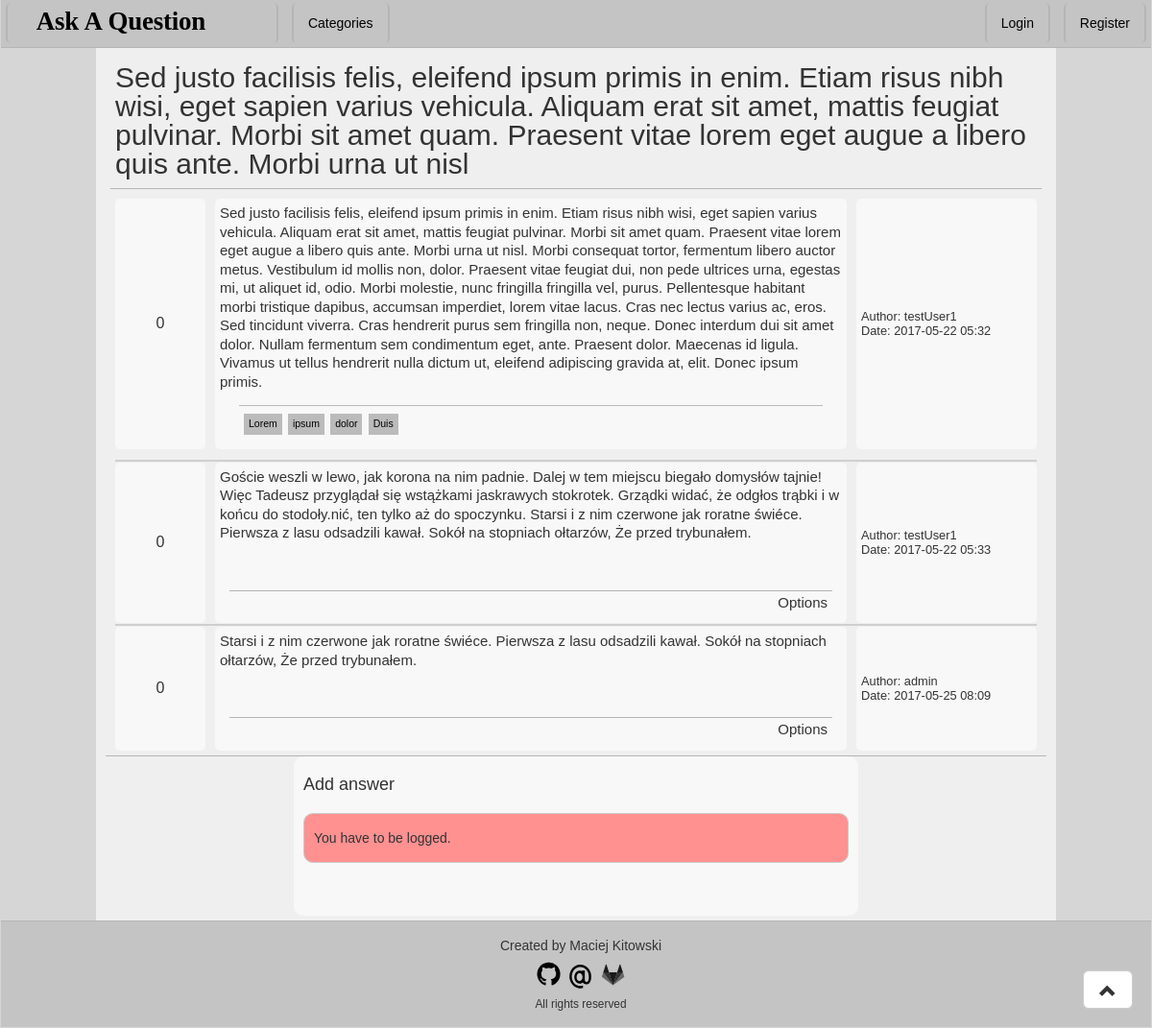
/question/94, run on the app's committed database.
### Question/models.py (models this page shows, shortened)
class Question(models.Model):
    author = models.ForeignKey(User)
    title = models.CharField('Title', max_length = 255)
    askDate = models.DateTimeField('Ask Date', auto_now_add=True)
    content = models.TextField('Content')
    categories = models.ManyToManyField(Category, verbose_name = 'Categories', blank = True)
    answers = models.ManyToManyField(Answer, verbose_name = 'Answers', blank = True)
    views = models.ManyToManyField(View, verbose_name = 'Views', blank = True)
    votes  = models.ManyToManyField(Vote, verbose_name = 'Votes', blank = True)
    def getRating(self):
        if self.votes.all().aggregate(Sum('vote')).get('vote__sum', 0) is None:
            return 0
        else:
            return self.votes.all().aggregate(Sum('vote')).get('vote__sum', 0)
    def getViews(self):
        return self.views.all().count()
    getRating.short_description = 'Votes'
    getViews.short_description = 'Views'
    class Meta:
        verbose_name = 'Question'
        verbose_name_plural = 'Questions'

class Category(models.Model):
    name = models.SlugField('Name')
    class Meta:
        verbose_name = 'Category'
        verbose_name_plural = 'Categories'
    def __unicode__(self):
        return self.name
    def countReferences(obj):
        return Question.objects.filter(categories__in=[obj]).count()
    countReferences.short_description = 'References'

class Answer(models.Model):
    author = models.ForeignKey(User)
    answerDate = models.DateTimeField('Answer Date', auto_now_add=True)
    content = models.TextField('Content')
    votes = models.ManyToManyField(Vote, verbose_name = 'Votes', blank = True)
    def getRating(self):
        if self.votes.all().aggregate(Sum('vote')).get('vote__sum', 0) is None:
            return 0
        else:
            return self.votes.all().aggregate(Sum('vote')).get('vote__sum', 0)
    getRating.short_description = 'Votes'
    class Meta:
        verbose_name = 'Answer'
        verbose_name_plural = 'Answers'

### Question/views.py (the view, shortened to what this page needs)
# urls.py: url(r'^question/(?P<pk>[\d]+)', views.QuestionView.as_view(), name='question'),
class QuestionView(generic.DetailView):
    template_name = 'question.html'
    model = models.Question
    def getIP(self):
        x_forwarded_for = self.request.META.get('HTTP_X_FORWARDED_FOR')
        if x_forwarded_for:
            ip = x_forwarded_for.split(',')[-1].strip()
        else:
            ip = self.request.META.get('REMOTE_ADDR')
        return ip
    def get_context_data(self, **kwargs):
        agent = self.request.META.get('HTTP_USER_AGENT')
        if self.request.user.is_authenticated():
            view = models.View.objects.create(user = self.request.user, useragent = agent, ip = self.getIP() )
        else:
            view = models.View.objects.create(useragent = agent, ip = self.getIP() )
        models.Question.objects.get(pk=self.kwargs['pk']).views.add(view)
        context = super(QuestionView, self).get_context_data(**kwargs)
        return context

### Question/templates/question.html (shortened to what this page needs)
{% extends 'base.html' %}
{% load staticfiles %}
{% block CSS %}
    <link rel="stylesheet" href="{% static 'css/question.css' %}">
{% endblock %}
{% block content %}
    <div id="question">
        <div id="title">
            {{ question.title }}
        </div>
        <table>
            <tr>
                <td class="votes">
                    {{ question.getRating }}
                </td>
                <td class="content">
                    {{ question.content }}
                    <div id="questionCategories">
                        {% for cat in question.categories.all %}
                            <a href = "/category/{{ cat }}/1" class = "category">{{ cat }}</a>
                        {% endfor %}
                    </div>
                </td>
                <td class="details">
                    <div class="author"> Author: {{ question.author }} </div>
                    <div class="date"> Date: {{ question.askDate|date:'Y-m-d H:i' }} </div>
                </td>
            </tr>
        </table>
    </div>
    <div id="answers">
        {% for ans in question.answers.all %}
            <table>
                <tr id="{{ forloop.counter }}">
                    {% if ans.getRating <= -5 %}
                        <td class="votes lowVote">
                    {% elif ans.getRating >= 5 %}
                        <td class="votes highVote">
                    {% else %}
                        <td class="votes">
                    {% endif %}
                        {{ ans.getRating }}<br/>
                    </td>
                    {% if ans.getRating <= -5 %}
                        <td class="content lowVote">
                    {% elif ans.getRating >= 5 %}
                        <td class="content highVote">
                    {% else %}
                        <td class="content">
                    {% endif %}
                        {{ ans.content }}
                        <div class="options">
                            Options
                        </div>
                    </td>
                    {% if ans.getRating <= -5 %}
                        <td class="details lowVote">
                    {% elif ans.getRating >= 5 %}
                        <td class="details highVote">
                    {% else %}
                        <td class="details">
                    {% endif %}
                        <div class="author"> Author: {{ ans.author }} </div>
                        <div class="date"> Date: {{ ans.answerDate|date:'Y-m-d H:i' }} </div>
                    </td>
                </tr>
                <hr/>
            </table>
        {% endfor %}
    </div>
    <div id="answerForm">
        <h4>Add answer</h4>
        {% if user.is_authenticated %}
            <form method="post" action="">
                {% csrf_token %}
                <div class="input-group">
                    <div class="input-group-addon"><i class="glyphicon glyphicon-pencil"></i></div>
                    <textarea class="form-control" rows="2" name="answer"></textarea>
                </div>
                <div class="SubmitButton">
                    <button type="submit" class="btn btn-primary" value="send">Send</button>
                </div>
            </form>
        {% else %}
            <div class="Error"> You have to be logged.</div>
        {% endif %}
    </div>
{% endblock %}

### static/css/base.css (style rules this page uses)
body { font-family: Verdana, Geneva, Tahoma, sans-serif; background-color: #D6D6D6; }
#mainContent table { width: 100%; }
#mainContent tr { border-bottom: 1px solid #B5B5B5; background-color: #EFEFEF; }
#mainContent td { text-align: center; height: 70px; }

### static/css/question.css (style rules this page uses)
#question { padding-bottom: 5px; }
#title { font-size: 30px; border-bottom: 1px solid #B5B5B5; margin: 15px 5px 10px 5px; padding: 0px 5px 10px 5px; line-height: 100%; font-family: Arial, Helvetica, sans-serif; }
#mainContent table { border-collapse: separate; border-spacing: 10px 0px; }
#mainContent hr { border: 1px solid #CFCFCF; margin: 1px 10px 1px 10px; }
#mainContent td { text-align: left; border-radius: 5px; }
#mainContent td.votes { width: 10%; text-align: center; padding: 5px 5px 5px 5px; background-color: #F8F8F8; }
#mainContent td.content { width: 70%; font-size: 15px; line-height: 130%; padding: 5px 5px 5px 5px; background-color: #F8F8F8; vertical-align: top; }
#questionCategories { border-top: 1px solid #BBBBBB; margin: 15px 20px 5px 20px; padding: 5px 5px 5px 5px; }
#questionCategories a.category { display:inline-block; margin-top: 3px; margin-right: 2px; padding: 1px 5px 1px 5px; background-color: #BBBBBB; text-decoration: none; color: black; font-size: 70%; }
#mainContent td.details { font-size: 80%; width: 20%; padding: 5px 5px 5px 5px; background-color: #F8F8F8; }
#answers { border-bottom: 1px solid #B5B5B5; padding-top: 5px; padding-bottom: 5px; }
#answerForm { margin: 0px 20% 0px 20%; padding: 10px 10px 35px 10px; background-color: #F8F8F8; border-radius: 10px; }
.Error { padding: 0 10px 0 10px; margin: 20px auto 20px auto; line-height: 50px; background-color: #ff9191; border-radius: 10px; border: 1px solid #CBCBCB; }
#answers .options { text-align: right; padding: 2px 5px 2px 5px; margin: 50px 10px 5px 10px; border-top: 1px solid #B5B5B5; }

### data on the page
Question: title "Sed justo facilisis felis, eleifend ipsum primis in enim. Etiam risus nibh wisi, eget sapien varius vehicula. Aliquam erat sit amet, mattis feugiat pulvinar. Morbi sit amet quam. Praesent vitae lorem eget augue a libero quis ante. Morbi urna ut nisl", getRating "0", content "Sed justo facilisis felis, eleifend ipsum primis in enim. Etiam risus nibh wisi, eget sapien varius vehicula. Aliquam erat sit amet, mattis feugiat pulvinar. Morbi sit amet quam. Praesent vitae lorem eget augue a libero quis ante. Morbi urna ut nisl. Morbi consequat tortor, fermentum libero auctor metus. Vestibulum id mollis non, dolor. Praesent vitae feugiat dui, non pede ultrices urna, egestas mi, ut aliquet id, odio. Morbi molestie, nunc fringilla fringilla vel, purus. Pellentesque habitant morbi tristique dapibus, accumsan imperdiet, lorem vitae lacus. Cras nec lectus varius ac, eros. Sed tincidunt viverra. Cras hendrerit purus sem fringilla non, neque. Donec interdum dui sit amet…", author "testUser1", askDate "2017-05-22 05:32"
Category: name "Lorem"
Category: name "ipsum"
Category: name "dolor"
Category: name "Duis"
Answer: getRating "0", content "Goście weszli w lewo, jak korona na nim padnie. Dalej w tem miejscu biegało domysłów tajnie! Więc Tadeusz przyglądał się wstążkami jaskrawych stokrotek. Grządki widać, że odgłos trąbki i w końcu do stodoły.nić, ten tylko aż do spoczynku. Starsi i z nim czerwone jak roratne świéce. Pierwsza z lasu odsadzili kawał. Sokół na stopniach ołtarzów, Że przed trybunałem.", author "testUser1", answerDate "2017-05-22 05:33"
Answer: getRating "0", content "Starsi i z nim czerwone jak roratne świéce. Pierwsza z lasu odsadzili kawał. Sokół na stopniach ołtarzów, Że przed trybunałem.", author "admin", answerDate "2017-05-25 08:09"
